Frame 1 (no input): blank canvas, image omitted
Frame 60 (no input): blank canvas, image omitted
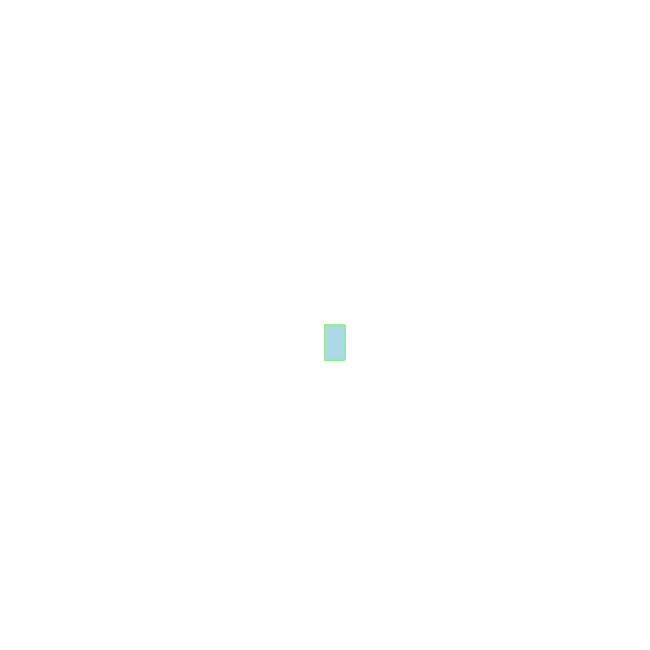
Frame 120 (the mouse pressed at the canvas centre since frame 60)

The p5.js sketch whose frames 1 and 60 were blank and that drew this single picture after the mouse press (run headless with seeded random() and noise() and a simulated clock; from frame 60 on, the mouse is pressed at the canvas centre):

// p5.js sketch
// ── sketch.js
function setup() {
  createCanvas(650, 650); //cria cenário
  background("white"); //fundo branco
}

function draw() {

stroke ("lightgreen"); //linha verde ao redor do retângulo
fill ("lightblue"); //preencher retângulo de azul
//console.log(mouseIsPressed) //registro que o mouse está pressionado
if(mouseIsPressed) { //se mouse é pressionado...
rect (mouseX, mouseY, 20, 35); //cria um retângulo
              }

}
